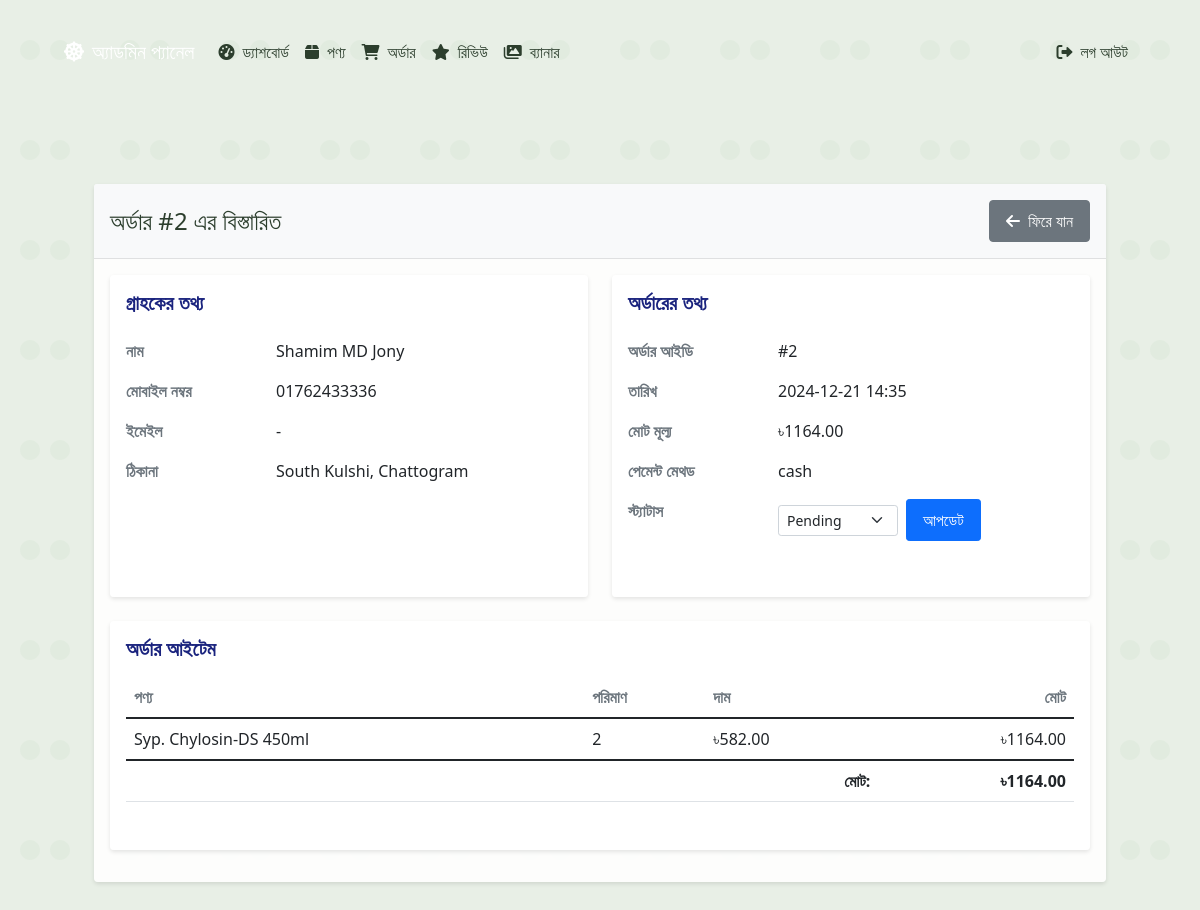
The app's page /admin/orders/2/view (signed in) with its own data.
### app.py (models this page shows)
class Order(db.Model):
    id = db.Column(db.Integer, primary_key=True)
    customer_name = db.Column(db.String(100), nullable=False)
    customer_phone = db.Column(db.String(20), nullable=False)
    customer_email = db.Column(db.String(120))
    customer_address = db.Column(db.Text, nullable=False)
    payment_method = db.Column(db.String(50), nullable=False)
    total_amount = db.Column(db.Float, nullable=False)
    status = db.Column(db.String(20), nullable=False)
    created_at = db.Column(db.DateTime, default=datetime.utcnow)
    items = db.relationship('OrderItem', backref='order', lazy=True)

class OrderItem(db.Model):
    id = db.Column(db.Integer, primary_key=True)
    order_id = db.Column(db.Integer, db.ForeignKey('order.id'), nullable=False)
    product_id = db.Column(db.Integer, db.ForeignKey('product.id'), nullable=False)
    quantity = db.Column(db.Integer, nullable=False)
    price = db.Column(db.Float, nullable=False)
    product = db.relationship('Product')

class Product(db.Model):
    id = db.Column(db.Integer, primary_key=True)
    name = db.Column(db.String(100), nullable=False)
    description = db.Column(db.Text)
    features = db.Column(db.Text)
    price = db.Column(db.Float, nullable=False)
    discount = db.Column(db.Integer, default=0)
    image = db.Column(db.String(200))
    is_active = db.Column(db.Boolean, default=True)
    created_at = db.Column(db.DateTime, default=datetime.utcnow)
    updated_at = db.Column(db.DateTime, default=datetime.utcnow, onupdate=datetime.utcnow)

### app.py (the view)
@app.route('/admin/orders/<int:id>/view')
@login_required
def admin_view_order(id):
    order = Order.query.get_or_404(id)
    return render_template('admin_view_order.html', order=order)

### app.py (called while the page is built)
@login_manager.user_loader
def load_user(user_id):
    return User.query.get(int(user_id))

@app.context_processor
def inject_current_time():
    return {'current_time': datetime.now().strftime('%Y-%m-%d %H:%M:%S')}

### templates/admin_view_order.html (shortened to what this page needs)
{% extends "admin_base.html" %}
{% block admin_content %}
<div class="container my-4">
    <div class="card">
        <div class="card-header d-flex justify-content-between align-items-center">
            <h4 class="mb-0">অর্ডার #{{ order.id }} এর বিস্তারিত</h4>
            <div>
                <a href="{{ url_for('admin_orders') }}" class="btn btn-secondary">
                    <i class="fas fa-arrow-left me-1"></i> ফিরে যান
                </a>
            </div>
        </div>
        <div class="card-body">
            <div class="row mb-4">
                <div class="col-md-6">
                    <div class="card h-100">
                        <div class="card-body">
                            <h5 class="card-title mb-3">গ্রাহকের তথ্য</h5>
                            <table class="table table-borderless">
                                <tr>
                                    <th style="width: 150px;">নাম</th>
                                    <td>{{ order.customer_name }}</td>
                                </tr>
                                <tr>
                                    <th>মোবাইল নম্বর</th>
                                    <td>{{ order.customer_phone }}</td>
                                </tr>
                                <tr>
                                    <th>ইমেইল</th>
                                    <td>{{ order.customer_email or '-' }}</td>
                                </tr>
                                <tr>
                                    <th>ঠিকানা</th>
                                    <td>{{ order.customer_address }}</td>
                                </tr>
                            </table>
                        </div>
                    </div>
                </div>
                <div class="col-md-6">
                    <div class="card h-100">
                        <div class="card-body">
                            <h5 class="card-title mb-3">অর্ডারের তথ্য</h5>
                            <table class="table table-borderless">
                                <tr>
                                    <th style="width: 150px;">অর্ডার আইডি</th>
                                    <td>#{{ order.id }}</td>
                                </tr>
                                <tr>
                                    <th>তারিখ</th>
                                    <td>{{ order.created_at.strftime('%Y-%m-%d %H:%M') }}</td>
                                </tr>
                                <tr>
                                    <th>মোট মূল্য</th>
                                    <td>৳{{ "%.2f"|format(order.total_amount) }}</td>
                                </tr>
                                <tr>
                                    <th>পেমেন্ট মেথড</th>
                                    <td>{{ order.payment_method }}</td>
                                </tr>
                                <tr>
                                    <th>স্ট্যাটাস</th>
                                    <td>
                                        <form method="POST" action="{{ url_for('admin_update_order_status', id=order.id) }}" class="d-flex align-items-center gap-2">
                                            <select name="status" class="form-select form-select-sm" style="width: auto;">
                                                <option value="pending" {% if order.status == 'pending' %}selected{% endif %}>Pending</option>
                                            </select>
                                            <button type="submit" class="btn btn-sm btn-primary">আপডেট</button>
                                        </form>
                                    </td>
                                </tr>
                            </table>
                        </div>
                    </div>
                </div>
            </div>
            {% if order.items %}
            <div class="card">
                <div class="card-body">
                    <h5 class="card-title mb-3">অর্ডার আইটেম</h5>
                    <div class="table-responsive">
                        <table class="table">
                            <thead>
                                <tr>
                                    <th>পণ্য</th>
                                    <th>পরিমাণ</th>
                                    <th>দাম</th>
                                    <th class="text-end">মোট</th>
                                </tr>
                            </thead>
                            <tbody>
                                {% for item in order.items %}
                                <tr>
                                    <td>{{ item.product.name }}</td>
                                    <td>{{ item.quantity }}</td>
                                    <td>৳{{ "%.2f"|format(item.price) }}</td>
                                    <td class="text-end">৳{{ "%.2f"|format(item.price * item.quantity) }}</td>
                                </tr>
                                {% endfor %}
                            </tbody>
                            <tfoot>
                                <tr>
                                    <td colspan="3" class="text-end"><strong>মোট:</strong></td>
                                    <td class="text-end"><strong>৳{{ "%.2f"|format(order.total_amount) }}</strong></td>
                                </tr>
                            </tfoot>
                        </table>
                    </div>
                </div>
            </div>
            {% endif %}
        </div>
    </div>
</div>
{% endblock %}

### templates/base.html (style rules this page uses)
:root { --primary-bg: #E8EFE6; --footer-bg: #D8E6D5; --text-dark: #2C3E2D; --card-bg: rgba(255, 255, 255, 0.9); --header-text-bg: #D8E6D5; --mobile-padding: 1rem; --desktop-padding: 2rem; }
html { font-size: 16px; }
body { background-color: var(--primary-bg); color: var(--text-dark); min-height: 100vh; display: flex; flex-direction: column; overflow-x: hidden; }
.container { padding-left: var(--mobile-padding); padding-right: var(--mobile-padding); }
@media (min-width: 768px) { .container { padding-left: var(--desktop-padding); padding-right: var(--desktop-padding); } }
.card { margin-bottom: 1rem; background-color: var(--card-bg); border: none; box-shadow: 0 2px 4px rgba(0,0,0,0.1); transition: transform 0.3s ease; }
.table-responsive { margin-bottom: 1rem; overflow-x: auto; -webkit-overflow-scrolling: touch; }
.form-control, .btn { font-size: 1rem; padding: 0.5rem 1rem; }

### templates/admin_view_order.html (style rules this page uses)
.card { border: none; box-shadow: 0 2px 4px rgba(0,0,0,0.1); }
.card-header { background-color: #f8f9fa; border-bottom: 1px solid rgba(0,0,0,0.1); padding: 1rem; }
.card-title { color: #1a237e; font-weight: 600; }
.table th { font-weight: 600; color: #6c757d; }
.table-borderless td, .table-borderless th { padding: 0.5rem 0; }
.btn-secondary { background-color: #6c757d; border-color: #6c757d; }
.form-select-sm { min-width: 120px; }
.gap-2 { gap: 0.5rem; }

### records on screen
Order: id "2", customer_name "Shamim MD Jony", customer_phone "01762433336", customer_email "-", customer_address "South Kulshi, Chattogram", created_at "2024-12-21 14:35", total_amount "1164.00", payment_method "cash", status "Pending"
OrderItem: product.name "Syp. Chylosin-DS 450ml", quantity "2", price "582.00", item.price*item.quantity "1164.00"
